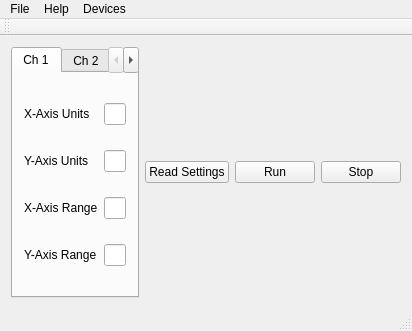
<?xml version="1.0" encoding="UTF-8"?>
<ui version="4.0">
 <class>MainWindow</class>
 <widget class="QMainWindow" name="MainWindow">
  <property name="geometry">
   <rect>
    <x>0</x>
    <y>0</y>
    <width>405</width>
    <height>331</height>
   </rect>
  </property>
  <property name="windowTitle">
   <string>Remote Oscilloscope Conrol (ROC)</string>
  </property>
  <widget class="QWidget" name="centralWidget">
   <layout class="QHBoxLayout" name="horizontalLayout">
    <item>
     <widget class="QTabWidget" name="tabWidget">
      <property name="currentIndex">
       <number>0</number>
      </property>
      <widget class="QWidget" name="tab">
       <attribute name="title">
        <string>Ch 1</string>
       </attribute>
       <layout class="QGridLayout" name="gridLayout">
        <item row="3" column="1">
         <widget class="QLineEdit" name="lineEdit_4"/>
        </item>
        <item row="3" column="0">
         <widget class="QLabel" name="label_5">
          <property name="text">
           <string>Y-Axis Range</string>
          </property>
         </widget>
        </item>
        <item row="2" column="1">
         <widget class="QLineEdit" name="lineEdit_3"/>
        </item>
        <item row="1" column="1">
         <widget class="QLineEdit" name="lineEdit_2"/>
        </item>
        <item row="1" column="0">
         <widget class="QLabel" name="label_3">
          <property name="text">
           <string>Y-Axis Units</string>
          </property>
         </widget>
        </item>
        <item row="0" column="1">
         <widget class="QLineEdit" name="lineEdit"/>
        </item>
        <item row="0" column="0">
         <widget class="QLabel" name="label">
          <property name="text">
           <string>X-Axis Units</string>
          </property>
         </widget>
        </item>
        <item row="2" column="0">
         <widget class="QLabel" name="label_4">
          <property name="text">
           <string>X-Axis Range</string>
          </property>
         </widget>
        </item>
       </layout>
      </widget>
      <widget class="QWidget" name="tab_2">
       <attribute name="title">
        <string>Ch 2</string>
       </attribute>
       <layout class="QGridLayout" name="gridLayout_2">
        <item row="0" column="3">
         <widget class="QLineEdit" name="lineEdit_9"/>
        </item>
        <item row="1" column="3">
         <widget class="QLineEdit" name="lineEdit_10"/>
        </item>
        <item row="2" column="3">
         <widget class="QLineEdit" name="lineEdit_11"/>
        </item>
        <item row="3" column="2">
         <widget class="QLabel" name="label_9">
          <property name="text">
           <string>Y-Axis Range</string>
          </property>
         </widget>
        </item>
        <item row="3" column="3">
         <widget class="QLineEdit" name="lineEdit_12"/>
        </item>
        <item row="1" column="2">
         <widget class="QLabel" name="label_7">
          <property name="text">
           <string>Y-Axis Units</string>
          </property>
         </widget>
        </item>
        <item row="0" column="2">
         <widget class="QLabel" name="label_6">
          <property name="text">
           <string>X-Axis Units</string>
          </property>
         </widget>
        </item>
        <item row="2" column="2">
         <widget class="QLabel" name="label_8">
          <property name="text">
           <string>X-Axis Range</string>
          </property>
         </widget>
        </item>
       </layout>
      </widget>
      <widget class="QWidget" name="tab_3">
       <attribute name="title">
        <string>Ch 3</string>
       </attribute>
       <layout class="QGridLayout" name="gridLayout_3">
        <item row="0" column="0">
         <widget class="QLabel" name="label_10">
          <property name="text">
           <string>X-Axis Units</string>
          </property>
         </widget>
        </item>
        <item row="0" column="1">
         <widget class="QLineEdit" name="lineEdit_13"/>
        </item>
        <item row="2" column="1">
         <widget class="QLineEdit" name="lineEdit_14"/>
        </item>
        <item row="3" column="1">
         <widget class="QLineEdit" name="lineEdit_15"/>
        </item>
        <item row="4" column="1">
         <widget class="QLineEdit" name="lineEdit_16"/>
        </item>
        <item row="4" column="0">
         <widget class="QLabel" name="label_13">
          <property name="text">
           <string>Y-Axis Range</string>
          </property>
         </widget>
        </item>
        <item row="3" column="0">
         <widget class="QLabel" name="label_12">
          <property name="text">
           <string>X-Axis Range</string>
          </property>
         </widget>
        </item>
        <item row="2" column="0">
         <widget class="QLabel" name="label_11">
          <property name="text">
           <string>Y-Axis Units</string>
          </property>
         </widget>
        </item>
       </layout>
      </widget>
      <widget class="QWidget" name="tab_4">
       <attribute name="title">
        <string>Ch 4</string>
       </attribute>
       <layout class="QGridLayout" name="gridLayout_4">
        <item row="0" column="0">
         <widget class="QLabel" name="label_14">
          <property name="text">
           <string>X-Axis Units</string>
          </property>
         </widget>
        </item>
        <item row="0" column="1">
         <widget class="QLineEdit" name="lineEdit_17"/>
        </item>
        <item row="1" column="0">
         <widget class="QLabel" name="label_15">
          <property name="text">
           <string>Y-Axis Units</string>
          </property>
         </widget>
        </item>
        <item row="1" column="1">
         <widget class="QLineEdit" name="lineEdit_18"/>
        </item>
        <item row="2" column="0">
         <widget class="QLabel" name="label_16">
          <property name="text">
           <string>X-Axis Range</string>
          </property>
         </widget>
        </item>
        <item row="2" column="1">
         <widget class="QLineEdit" name="lineEdit_19"/>
        </item>
        <item row="3" column="0">
         <widget class="QLabel" name="label_17">
          <property name="text">
           <string>Y-Axis Range</string>
          </property>
         </widget>
        </item>
        <item row="3" column="1">
         <widget class="QLineEdit" name="lineEdit_20"/>
        </item>
       </layout>
      </widget>
     </widget>
    </item>
    <item>
     <widget class="QPushButton" name="ReadSettings">
      <property name="text">
       <string>Read Settings</string>
      </property>
     </widget>
    </item>
    <item>
     <widget class="QPushButton" name="Run">
      <property name="text">
       <string>Run</string>
      </property>
     </widget>
    </item>
    <item>
     <widget class="QPushButton" name="Stop">
      <property name="text">
       <string>Stop</string>
      </property>
     </widget>
    </item>
   </layout>
  </widget>
  <widget class="QMenuBar" name="menuBar">
   <property name="geometry">
    <rect>
     <x>0</x>
     <y>0</y>
     <width>405</width>
     <height>21</height>
    </rect>
   </property>
   <widget class="QMenu" name="menuFile">
    <property name="title">
     <string>File</string>
    </property>
    <addaction name="actionLoad_Settings"/>
    <addaction name="actionSave_Settings"/>
   </widget>
   <widget class="QMenu" name="menuHelp">
    <property name="title">
     <string>Help</string>
    </property>
    <widget class="QMenu" name="menuLinks">
     <property name="title">
      <string>Links</string>
     </property>
     <addaction name="actionLink_1"/>
     <addaction name="actionDigital_Oscilloscope_User_s_Guide"/>
     <addaction name="actionUltraSigma_User_s_Guide"/>
    </widget>
    <addaction name="actionAbout"/>
    <addaction name="menuLinks"/>
   </widget>
   <widget class="QMenu" name="menuConnect">
    <property name="title">
     <string>Devices</string>
    </property>
    <widget class="QMenu" name="menuDSO_X_3034A">
     <property name="title">
      <string>DSO-X 3034A</string>
     </property>
     <addaction name="actionConnect"/>
     <addaction name="actionDisconnect"/>
    </widget>
    <addaction name="menuDSO_X_3034A"/>
   </widget>
   <addaction name="menuFile"/>
   <addaction name="menuHelp"/>
   <addaction name="menuConnect"/>
  </widget>
  <widget class="QToolBar" name="mainToolBar">
   <attribute name="toolBarArea">
    <enum>TopToolBarArea</enum>
   </attribute>
   <attribute name="toolBarBreak">
    <bool>false</bool>
   </attribute>
  </widget>
  <widget class="QStatusBar" name="statusBar"/>
  <action name="actionOpen">
   <property name="text">
    <string>Open</string>
   </property>
  </action>
  <action name="actionAbout">
   <property name="text">
    <string>About</string>
   </property>
  </action>
  <action name="actionLoad_Settings">
   <property name="text">
    <string>Load Settings...</string>
   </property>
  </action>
  <action name="actionSave_Settings">
   <property name="text">
    <string>Save Settings...</string>
   </property>
  </action>
  <action name="actionLink_1">
   <property name="text">
    <string>Agilent VISA User's Guide</string>
   </property>
  </action>
  <action name="actionDigital_Oscilloscope_User_s_Guide">
   <property name="text">
    <string>Digital Oscilloscope User's Guide</string>
   </property>
  </action>
  <action name="actionUltraSigma_User_s_Guide">
   <property name="text">
    <string>UltraSigma User's Guide</string>
   </property>
  </action>
  <action name="actionLicense">
   <property name="text">
    <string>License</string>
   </property>
  </action>
  <action name="actionConnect">
   <property name="text">
    <string>Connect</string>
   </property>
  </action>
  <action name="actionDisconnect">
   <property name="text">
    <string>Disconnect</string>
   </property>
  </action>
 </widget>
 <layoutdefault spacing="6" margin="11"/>
 <tabstops>
  <tabstop>lineEdit</tabstop>
  <tabstop>lineEdit_2</tabstop>
  <tabstop>lineEdit_3</tabstop>
  <tabstop>lineEdit_4</tabstop>
  <tabstop>tabWidget</tabstop>
  <tabstop>lineEdit_9</tabstop>
  <tabstop>lineEdit_10</tabstop>
  <tabstop>lineEdit_11</tabstop>
  <tabstop>lineEdit_12</tabstop>
  <tabstop>lineEdit_13</tabstop>
  <tabstop>lineEdit_14</tabstop>
  <tabstop>lineEdit_15</tabstop>
  <tabstop>lineEdit_16</tabstop>
  <tabstop>lineEdit_17</tabstop>
  <tabstop>lineEdit_18</tabstop>
  <tabstop>lineEdit_19</tabstop>
  <tabstop>lineEdit_20</tabstop>
 </tabstops>
 <resources/>
 <connections/>
</ui>
